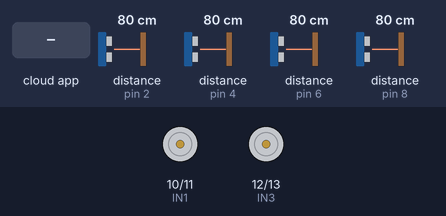
Recording of a sketch running on a simulated Arduino Uno, built with avr-gcc and run on an emulated ATmega328P. On the bench: motor-driver pin pairs drawn as motors (green arrow = first pin HIGH = forward, orange = second pin HIGH = backward, longer = more drive). The inputs (shaded band) are chosen by the test bench; at power-on: distance to the obstacle (sensors on pin 2, pin 4, pin 6, pin 8) 80 cm. The echo pulse lasts 58.3 µs per cm; the ROS host is connected and sends only what is stated.

Above: at 1.2 s.
1.3 s: the phone or cloud app sets linear.x to -100
At 1.6 s:
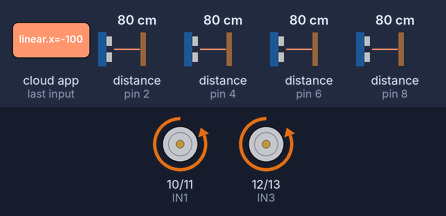
2.8 s: the phone or cloud app sets linear.x to 100
At 3.9 s:
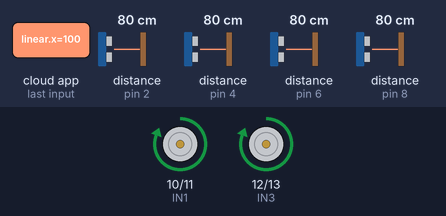
4.3 s: the phone or cloud app sets linear.x to 0
At 5.1 s:
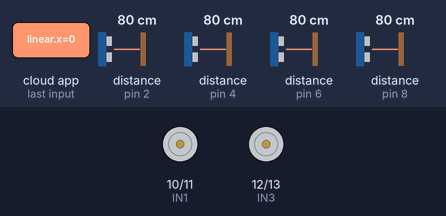
5.8 s: the phone or cloud app sets angular.z to -100
At 6.2 s:
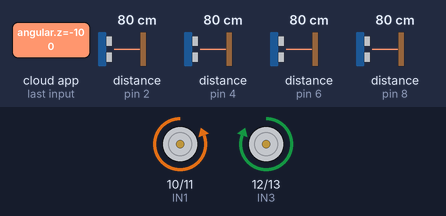
7.3 s: the phone or cloud app sets angular.z to 100
At 8.5 s:
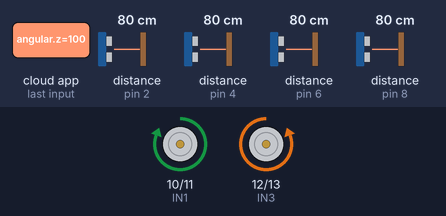
8.8 s: the phone or cloud app sets angular.z to 0
At 9.7 s:
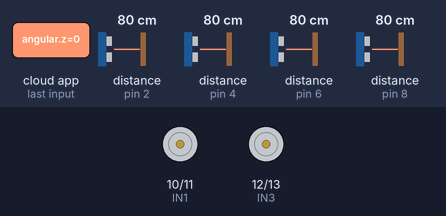
Timing chart, 0 to 11.3 s (numbered marks = the images above; inputs shaded):
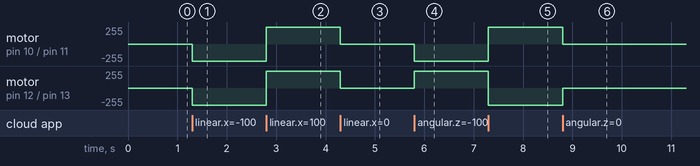

Measured:
- after the input at 1.3 s, motor on pin 10 (IN1) / pin 11 (IN2), motor on pin 12 (IN3) / pin 13 (IN4): stopped → backward 255/255 at once
- after the input at 2.8 s, motor on pin 10 (IN1) / pin 11 (IN2), motor on pin 12 (IN3) / pin 13 (IN4): backward 255/255 → forward 255/255 at once
- after the input at 4.3 s, motor on pin 10 (IN1) / pin 11 (IN2), motor on pin 12 (IN3) / pin 13 (IN4): forward 255/255 → stopped at once
- after the input at 5.8 s, motor on pin 10 (IN1) / pin 11 (IN2): stopped → backward 255/255 at once; motor on pin 12 (IN3) / pin 13 (IN4): stopped → forward 255/255 at once
- after the input at 7.3 s, motor on pin 10 (IN1) / pin 11 (IN2): backward 255/255 → forward 255/255 at once; motor on pin 12 (IN3) / pin 13 (IN4): forward 255/255 → backward 255/255 at once
- after the input at 8.8 s, motor on pin 10 (IN1) / pin 11 (IN2): forward 255/255 → stopped at once; motor on pin 12 (IN3) / pin 13 (IN4): backward 255/255 → stopped at once

The sketch:

sketch_oct13_rev6.ino
```cpp
#include <ros.h> //dedicada à comunicação dos pacotes ROS da bib. rosserial-arduino
#include <ros/time.h> //responsável pela sincronização dos tempos ROS da bib. rosserial-arduino
#include <geometry_msgs/Twist.h> //trata vetores lineares a angulares ROS da bib. rosserial-arduino
#include <sensor_msgs/Range.h> //função ROS que trada da distância sonares da bib. rosserial-arduino

#include <NewPing.h> //biblioteca dedicada ao uso de sonares
#include <SimpleKalmanFilter.h> //biblioteca de filtros digitais

#define IN1 10 //define que o pino 10 receberá o valor da variável IN1
#define IN2 11 //define que o pino 11 receberá o valor da variável IN2
#define IN3 12 //define que o pino 12 receberá o valor da variável IN3
#define IN4 13 //define que o pino 13 receberá o valor da variável IN4

#define SONAR_NUM 4          //Número de sonares
#define MAX_DISTANCE 200     //Maxima distância de detecção dos obstáculos
#define PING_INTERVAL 200     //Loop do ping a cada 33 microsecondos.

unsigned long pingTimer[SONAR_NUM];      //tempo de ping para cada sensor.
unsigned int cm[SONAR_NUM];              // Onde as distâncias de ping são armazenadas.
uint8_t currentSensor = 0;               // Mantém o controle de qual sensor está ativo.
unsigned long _timerStart = 0;           //tempo inicia em 0
int LOOPING = 40;                        //Loop a cada 40 milissegundos.
uint8_t oldSensorReading[3];             //Armazena o último valor válido dos sensores.

uint8_t oneSensor;          //Armazena o valor real do sensor 1.
uint8_t twoSensor;          //Armazena o valor real do sensor 2.
uint8_t threeSensor;        //Armazena o valor real do sensor 3.
uint8_t fourSensor;         //Armazena o valor real do sensor 4.
uint8_t fiveSensor;
uint8_t sixSensor;
uint8_t sevenSensor;
uint8_t eightSensor;

uint8_t oneSensorKalman;    //Armazena o valor filtrado do sensor 1.
uint8_t twoSensorKalman;    //Armazena o valor filtrado do sensor 2.
uint8_t threeSensorKalman;  //Armazena o valor filtrado do sensor 3.
uint8_t fourSensorKalman;   //Armazena o valor filtrado do sensor 4.
uint8_t fiveSensorKalman;
uint8_t sixSensorKalman;
uint8_t sevenSensorKalman;
uint8_t eightSensorKalman;


NewPing sonar[SONAR_NUM] = {
  NewPing(3, 2, MAX_DISTANCE), //Pino de Trigger, Pino de echo, distância máxima.
  NewPing(5, 4, MAX_DISTANCE),
  NewPing(7, 6, MAX_DISTANCE),
  NewPing(9, 8, MAX_DISTANCE)
//  NewPing(15, 14, MAX_DISTANCE),
//  NewPing(17, 16, MAX_DISTANCE),
//  NewPing(19, 18, MAX_DISTANCE),
//  NewPing(21, 20, MAX_DISTANCE)

};

SimpleKalmanFilter KF_1(2, 2, 0.1); //(incerteza medição, incerteza estimada, ruído);
SimpleKalmanFilter KF_2(2, 2, 0.1);
SimpleKalmanFilter KF_3(2, 2, 0.1);
SimpleKalmanFilter KF_4(2, 2, 0.1);
//SimpleKalmanFilter KF_5(2, 2, 0.01);
//SimpleKalmanFilter KF_6(2, 2, 0.01);
//SimpleKalmanFilter KF_7(2, 2, 0.01);
//SimpleKalmanFilter KF_8(2, 2, 0.01);

ros::NodeHandle nh; //iniciará o nó na placa Arduino.

//loop em todos os sensores
void sensorCycle() {
  for (uint8_t i = 0; i < SONAR_NUM; i++) {
    if (millis() >= pingTimer[i]) {
      pingTimer[i] += PING_INTERVAL * SONAR_NUM;
      if (i == 0 && currentSensor == SONAR_NUM - 1) oneSensorCycle();
      sonar[currentSensor].timer_stop();
      currentSensor = i;
      cm[currentSensor] = 0;
      sonar[currentSensor].ping_timer(echoCheck);
    }
  }
}

void echoCheck() // Se o ping for recebido, defina a distância do sensor para array.
{
  if (sonar[currentSensor].check_timer())
    cm[currentSensor] = sonar[currentSensor].ping_result / US_ROUNDTRIP_CM;
}

void oneSensorCycle() // Retorna o último valor válido do sensor.
{
  oneSensor =   returnLastValidRead(0, cm[0]);
  twoSensor =   returnLastValidRead(1, cm[1]);
  threeSensor = returnLastValidRead(2, cm[2]);
  fourSensor =  returnLastValidRead(3, cm[3]);
//  fiveSensor =  returnLastValidRead(4, cm[4]);
//  sixSensor =   returnLastValidRead(5, cm[5]);
//  sevenSensor = returnLastValidRead(6, cm[6]);
//  eightSensor = returnLastValidRead(7, cm[7]);
}

//Se o valor do sensor for 0, então retorna o último valor armazenado diferente de 0.
int returnLastValidRead(uint8_t sensorArray, uint8_t cm) {
  if (cm != 0) {
    return oldSensorReading[sensorArray] = cm;
  } else {
    return oldSensorReading[sensorArray];
  }
}

void applyKF() //Aplica o Filtro Kalman na leitura do sensor.
{
  oneSensorKalman   = KF_1.updateEstimate(oneSensor);
  twoSensorKalman   = KF_2.updateEstimate(twoSensor);
  threeSensorKalman = KF_3.updateEstimate(threeSensor);
  fourSensorKalman  = KF_4.updateEstimate(fourSensor);
//  fiveSensorKalman  = KF_5.updateEstimate(fiveSensor);
//  sixSensorKalman   = KF_6.updateEstimate(sixSensor);
//  sevenSensorKalman = KF_7.updateEstimate(sevenSensor);
//  eightSensorKalman = KF_8.updateEstimate(eightSensor);
}

void startTimer() //a função para começar a contar o tempo usando millis()
{
  _timerStart = millis();
}

bool isTimeForLoop(int _mSec)  //Verifica se o tempo passou e retorna true.
{
  return (millis() - _timerStart) > _mSec;
}

void sensor_msg_init(sensor_msgs::Range &range_name, char *frame_id_name)
{
  range_name.radiation_type = sensor_msgs::Range::ULTRASOUND;
  range_name.header.frame_id = frame_id_name;
  range_name.field_of_view = 0.26;
  range_name.min_range = 0.0;
  range_name.max_range = 2.0;
}

//Cria instâncias para mensagens de distância.
sensor_msgs::Range range_1;
sensor_msgs::Range range_2;
sensor_msgs::Range range_3;
sensor_msgs::Range range_4;
//sensor_msgs::Range range_5;
//sensor_msgs::Range range_6;
//sensor_msgs::Range range_7;
//sensor_msgs::Range range_8;


//Cria objetos ROS de todos os sensores para publicação
ros::Publisher pub_range_1("/sonar1", &range_1);
ros::Publisher pub_range_2("/sonar2", &range_2);
ros::Publisher pub_range_3("/sonar3", &range_3);
ros::Publisher pub_range_4("/sonar4", &range_4);
//ros::Publisher pub_range_5("/sonar5", &range_5);
//ros::Publisher pub_range_6("/sonar6", &range_6);
//ros::Publisher pub_range_7("/sonar7", &range_7);
//ros::Publisher pub_range_8("/sonar8", &range_8);

void onTwist(const geometry_msgs::Twist& msg)
{
  if(msg.linear.x > 0)  //TUPY PARA FRENTE
  {
    digitalWrite(IN1,HIGH); //roda direita para frente ON
    digitalWrite(IN2,LOW);  //roda direita para trás OFF
    digitalWrite(IN3,HIGH); //roda esquerda para frente ON
    digitalWrite(IN4,LOW);  //roda esquerda para trás OFF
  }
  else if(msg.linear.x < 0)  //TUPY PARA TRÁS
  {
    digitalWrite(IN1,LOW);  //roda direita para frente OFF
    digitalWrite(IN2,HIGH); //roda direita para trás ON
    digitalWrite(IN3,LOW);  //roda esquerda para frente OFF
    digitalWrite(IN4,HIGH); //roda esquerda para trás ON
  }
  else if(msg.angular.z > 0)   //TUPY GIRA PARA ESQUERDA
  {
    digitalWrite(IN1,HIGH); //roda direita para frente ON
    digitalWrite(IN2,LOW);  //roda direita para trás OFF
    digitalWrite(IN3,LOW);  //roda esquerda para frente OFF
    digitalWrite(IN4,HIGH); //roda esquerda para trás ON
  }
  else if(msg.angular.z < 0)//TUPY GIRA PARA DIREITA
  {
    digitalWrite(IN1,LOW); //roda direita para frente OFF
    digitalWrite(IN2,HIGH);//roda direita para trás ON
    digitalWrite(IN3,HIGH);//roda esquerda para frente ON
    digitalWrite(IN4,LOW); //roda esquerda para trás OFF
  }
  else //PARAR TUPY
  {
    digitalWrite(IN1,LOW); //roda direita para frente OFF
    digitalWrite(IN2,LOW); //roda direita para trás OFF
    digitalWrite(IN3,LOW); //roda esquerda para frente OFF
    digitalWrite(IN4,LOW); //roda esquerda para trás OFF
  }
}
ros::Subscriber<geometry_msgs::Twist> sub("cmd_vel",onTwist);
//ros::NodeHandle nh;

void setup()
{

  pinMode(IN1,OUTPUT); //Configura a variável IN1 (pin 10) como saída digital
  pinMode(IN2,OUTPUT); //Configura a variável IN2 (pin 11) como saída digital
  pinMode(IN3,OUTPUT); //Configura a variável IN3 (pin 12) como saída digital
  pinMode(IN4,OUTPUT); //Configura a variável IN4 (pin 13) como saída digital

  nh.initNode();  //inicia o nó ROS para o processo
  nh.subscribe(sub);

  pingTimer[0] = millis() + 75;
  for (uint8_t i = 1; i < SONAR_NUM; i++)
    pingTimer[i] = pingTimer[i - 1] + PING_INTERVAL;

  nh.initNode();
  nh.advertise(pub_range_1);
  nh.advertise(pub_range_2);
  nh.advertise(pub_range_3);
  nh.advertise(pub_range_4);
//  nh.advertise(pub_range_5);
//  nh.advertise(pub_range_6);
//  nh.advertise(pub_range_7);
//  nh.advertise(pub_range_8);

  sensor_msg_init(range_1, "/sonar1");
  sensor_msg_init(range_2, "/sonar2");
  sensor_msg_init(range_3, "/sonar3");
  sensor_msg_init(range_4, "/sonar4");
//  sensor_msg_init(range_5, "/sonar5");
//  sensor_msg_init(range_6, "/sonar6");
//  sensor_msg_init(range_7, "/sonar7");
//  sensor_msg_init(range_8, "/sonar8");

}

void loop() {
  if (isTimeForLoop(LOOPING)) {
    sensorCycle();
    oneSensorCycle();
    applyKF();
    range_1.range = oneSensorKalman;
    range_2.range = twoSensorKalman;
    range_3.range = threeSensorKalman;
    range_4.range = fourSensorKalman;
//    range_5.range = fiveSensorKalman;
//    range_6.range = sixSensorKalman;
//    range_7.range = sevenSensorKalman;
//    range_8.range = eightSensorKalman;

    range_1.header.stamp = nh.now();
    range_2.header.stamp = nh.now();
    range_3.header.stamp = nh.now();
    range_4.header.stamp = nh.now();
//    range_5.header.stamp = nh.now();
//    range_6.header.stamp = nh.now();
//    range_7.header.stamp = nh.now();
//    range_8.header.stamp = nh.now();

    pub_range_1.publish(&range_1);
    pub_range_2.publish(&range_2);
    pub_range_3.publish(&range_3);
    pub_range_4.publish(&range_4);
//    pub_range_5.publish(&range_5);
//    pub_range_6.publish(&range_6);
//    pub_range_7.publish(&range_7);
//    pub_range_8.publish(&range_8);

    startTimer();
  }
  nh.spinOnce();//Informa ao ROS que uma nova mensagem chegou.
}
```
